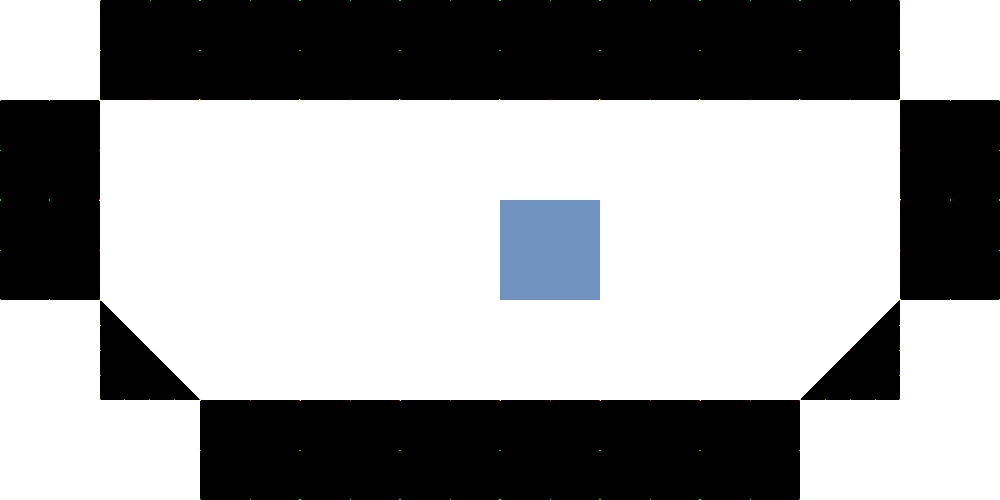

The image is a tile-based game level rendered from a .tmx file. Its description and complete source (layers, tilesets, objects, tile grids) follow:
An orthogonal 10x5 tile map with 100x100 px tiles, 1 tile layer (Tile Layer 1).

<map version="1.9" tiledversion="1.9.2" orientation="orthogonal" renderorder="right-down" width="10" height="5" tilewidth="100" tileheight="100" infinite="0" nextlayerid="2" nextobjectid="1">
 <tileset firstgid="1" source="test_tileset_mask_asset_0.tsx" />
 <layer id="1" name="Tile Layer 1" width="10" height="5">
  <data encoding="csv">
14,4,4,4,4,4,4,4,4,13,
2,22,13,13,13,13,13,13,13,1,
2,22,13,13,13,11,13,13,13,1,
14,6,13,13,13,13,13,13,5,13,
14,13,3,3,3,3,3,3,13,13
</data>
 </layer>
</map>
